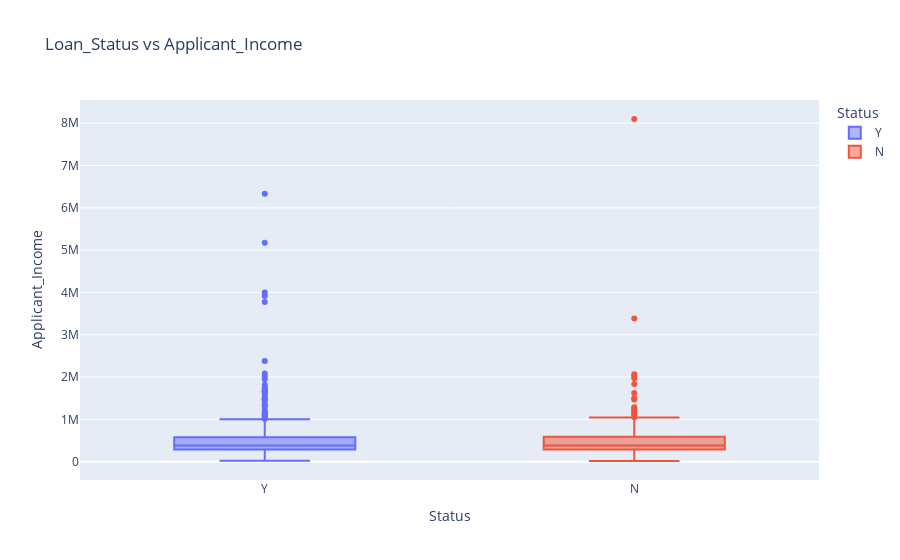

The notebook cell saved with this chart:
### Markdown cell above
### Detecting outliers and removing them

### Code cell
fig_income = px.box(df, x='Status',
                    y='Applicant_Income',
                    color="Status",
                    title='Loan_Status vs Applicant_Income')
fig_income.show()

### Figure 1 — Plotly figure (JSON) as saved in the notebook; plotly's stock layout.template omitted (floating-point values rounded to 4 significant figures; data arrays with more than 128 entries replaced by an {"elided": "..."} marker saying what was removed)
{"data": [{"alignmentgroup": "True", "hovertemplate": "Status=%{x}<br>Applicant_Income=%{y}<extra></extra>", "legendgroup": "Y", "marker": {"color": "#636efa"}, "name": "Y", "notched": false, "offsetgroup": "Y", "orientation": "v", "showlegend": true, "type": "box", "x": {"elided": "422 str values"}, "x0": " ", "xaxis": "x", "y": {"elided": "422 int values"}, "y0": " ", "yaxis": "y"}, {"alignmentgroup": "True", "hovertemplate": "Status=%{x}<br>Applicant_Income=%{y}<extra></extra>", "legendgroup": "N", "marker": {"color": "#EF553B"}, "name": "N", "notched": false, "offsetgroup": "N", "orientation": "v", "showlegend": true, "type": "box", "x": {"elided": "192 str values"}, "x0": " ", "xaxis": "x", "y": {"elided": "192 int values"}, "y0": " ", "yaxis": "y"}], "layout": {"boxmode": "overlay", "legend": {"title": {"text": "Status"}, "tracegroupgap": 0}, "title": {"text": "Loan_Status vs Applicant_Income"}, "xaxis": {"anchor": "y", "categoryarray": ["Y", "N"], "categoryorder": "array", "domain": [0, 1], "title": {"text": "Status"}}, "yaxis": {"anchor": "x", "domain": [0, 1], "title": {"text": "Applicant_Income"}}}}
